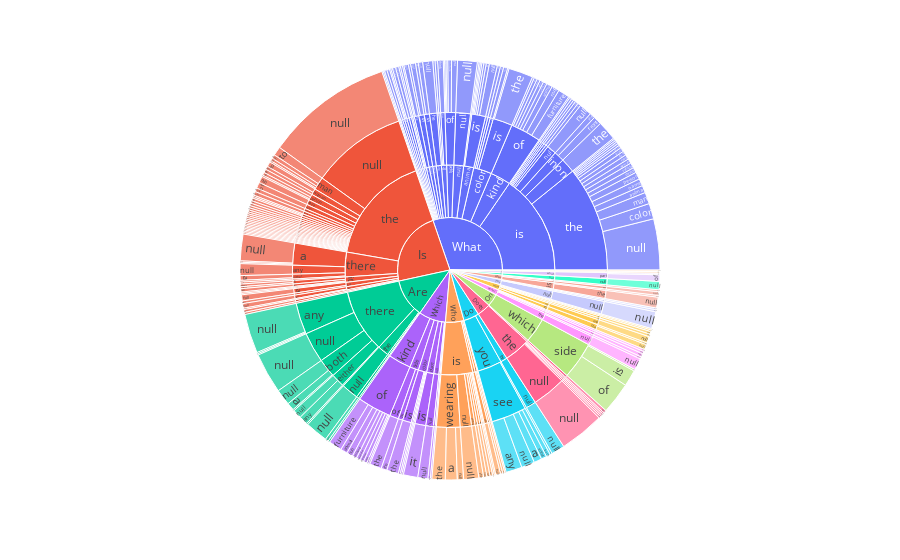

The cell this chart's notebook holds for it:
### Code cell
# for all values below the cutoff, go even back further and sum up the counts for the first two words
fig = px.sunburst(sunburst_df_reduced, path=['first_words', 'second_words', 'third_words', 'fourth_words'], values='count')
fig.write_html('results/fig7_sunburst.html')
fig.show()

### Figure 1 — Plotly figure (JSON) as saved in the notebook; plotly's stock layout.template omitted (floating-point values rounded to 4 significant figures; data arrays with more than 128 entries replaced by an {"elided": "..."} marker saying what was removed)
{"data": [{"branchvalues": "total", "domain": {"x": [0, 1], "y": [0, 1]}, "hovertemplate": "labels=%{label}<br>count=%{value}<br>parent=%{parent}<br>id=%{id}<extra></extra>", "ids": {"elided": "436 str values"}, "labels": {"elided": "436 str values"}, "name": "", "parents": {"elided": "436 str values"}, "type": "sunburst", "values": {"elided": "436 int values"}}], "layout": {"legend": {"tracegroupgap": 0}, "margin": {"t": 60}}}
